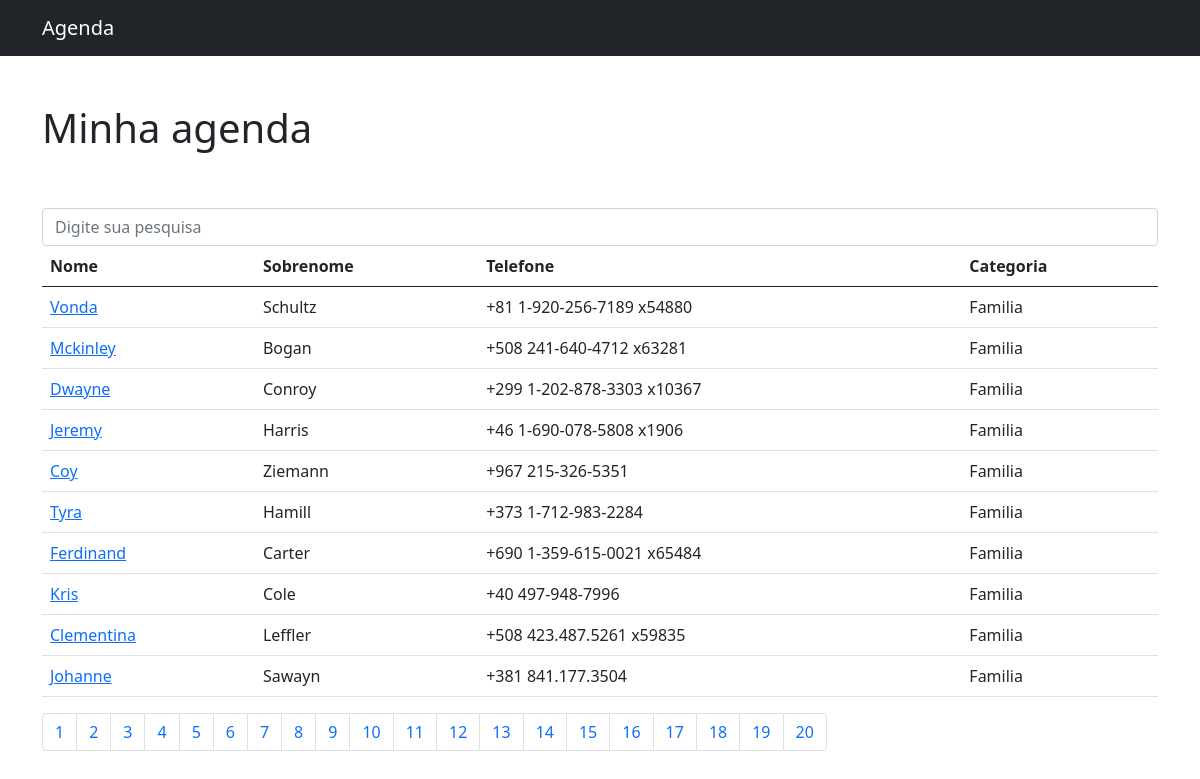
Screenshot of /?page=2 with the database file from the repository.
### contatos/models.py (models this page shows, shortened)
class Contato(models.Model):
    nome = models.CharField(max_length=255)
    sobrenome = models.CharField(max_length=255)
    telefone = models.CharField(max_length=255)
    email = models.CharField(max_length=255, blank=True)
    mostrar = models.BooleanField(default=True)
    categoria = models.ForeignKey(Categoria, on_delete=DO_NOTHING)

class Categoria(models.Model):
    nome = models.CharField(max_length=255)
    def __str__(self) -> str:
        return self.nome

### contatos/views.py (the view)
# urls.py: path('', views.index, name='index'),
def index(request):
    contatos = Contato.objects.all()  # orm django - retorna lista com todos os dados
    paginator = Paginator(contatos, 10)  # limitando os contatos
    page = request.GET.get('page')  # vai pegar o parametro get page enviado pela url com o numero da pagina
    contatos = paginator.get_page(page)  # retona o objeto contato mais indice de paginas feitas
    return render(request, 'contatos/index.html', {
        'contatos': contatos
    })

### contatos/templates/contatos/index.html
{% extends 'base.html' %}
{% block 'content' %}
<br><br>
<form method="get" action="{% url 'busca' %}">
    <div class="form-group row">
        <div class="col-12">
        <input class="form-control"
                type="search" value=""
                id="search-input"
                placeholder="Digite sua pesquisa"
                name="termo">
        </div>
    </div>
</form>
<table class="table">
    <thead>
        <tr>
            <th>Nome</th>
            <th>Sobrenome</th>
            <th>Telefone</th>
            <th>Categoria</th>
        </tr>
    </thead>
    <tbody>
        {% for contato in contatos%}
            {% if contato.mostrar %}
                <tr>
                    <td>
                        <a href=" {% url 'contato' contato.id %} "> {{contato.nome}} </a>
                    </td>
                    <td> {{contato.sobrenome}} </td>
                    <td> {{contato.telefone}} </td>
                    <td> {{contato.categoria}} </td>
                </tr>
            {% endif %}
        {% endfor %}
    </tbody>
</table>
<nav aria-label="Page navigation example">
    <ul class="pagination">
        {% for pagina in contatos.paginator.page_range %}
        <li class="page-item"><a class="page-link" href="?page={{pagina}}"> {{ pagina }} </a></li>
        {% endfor %}
    </ul>
</nav>
{% endblock %}

### rows the page displays
Contato: nome "Vonda", sobrenome "Schultz", telefone "+81 1-920-256-7189 x54880", categoria "Familia"
Contato: nome "Mckinley", sobrenome "Bogan", telefone "+508 241-640-4712 x63281", categoria "Familia"
Contato: nome "Dwayne", sobrenome "Conroy", telefone "+299 1-202-878-3303 x10367", categoria "Familia"
Contato: nome "Jeremy", sobrenome "Harris", telefone "+46 1-690-078-5808 x1906", categoria "Familia"
Contato: nome "Coy", sobrenome "Ziemann", telefone "+967 215-326-5351", categoria "Familia"
Contato: nome "Tyra", sobrenome "Hamill", telefone "+373 1-712-983-2284", categoria "Familia"
Contato: nome "Ferdinand", sobrenome "Carter", telefone "+690 1-359-615-0021 x65484", categoria "Familia"
Contato: nome "Kris", sobrenome "Cole", telefone "+40 497-948-7996", categoria "Familia"
Contato: nome "Clementina", sobrenome "Leffler", telefone "+508 423.487.5261 x59835", categoria "Familia"
Contato: nome "Johanne", sobrenome "Sawayn", telefone "+381 841.177.3504", categoria "Familia"

### other values shown
{{ pagina }} "1" "2" "3" "4" "5" "6" "7" "8" "9" "10" "11" "12" "13" "14" "15" "16" "17" "18" "19" "20"
